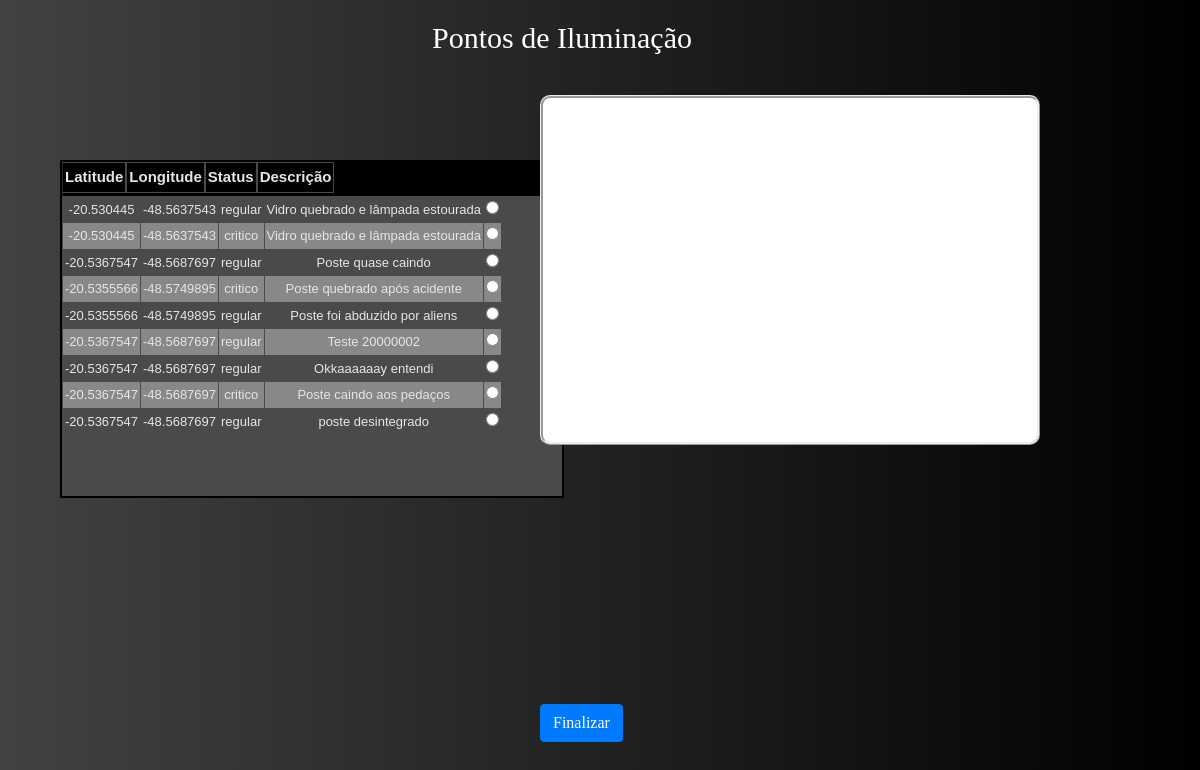
/admSide/indexAdm.php, run on the app's committed database.
### tables this page shows
CREATE TABLE `pontos` (
  `id` int(11) NOT NULL,
  `idUser` int(50) DEFAULT NULL,
  `latitude` varchar(50) DEFAULT NULL,
  `longitude` varchar(50) DEFAULT NULL,
  `status` varchar(50) DEFAULT NULL,
  `email` varchar(50) NOT NULL,
  `descricao` varchar(50) DEFAULT NULL
);

### admSide/carregaMarc.php (called while the page is built)
<?php
include ('../conexao.php');
$query = 'select latitude, longitude, status, descricao from pontos;';
$resultado = mysqli_query($conexao, $query) or die('Erro ao buscar registros');
$linha = mysqli_fetch_assoc($resultado);
$rows = mysqli_num_rows($resultado);

### admSide/indexAdm.php (the view, shortened to what this page needs)
<!DOCTYPE html>
<html>
<head>
    <link rel="stylesheet" href='css/estiloAdm.css' rel='style'>
    <link rel="stylesheet" href="https://stackpath.bootstrapcdn.com/bootstrap/4.3.1/css/bootstrap.min.css"
>
</head>
<body >
  <form action="carregaMarc.php" method="post">
  <div class="animation-area">
    <ul class="box-area">
    </ul>
  <table class="darkTable" id="tabela" name="registros" id='registrosTable' style="
    position: fixed;
    top: 20%;
    left: 5%;">
    <thead>
    <tr >
    <th>Latitude</th>
    <th>Longitude</th>
    <th>Status</th>
    <th>Descrição</th>
    </tr>
    </thead>
    <tbody>
      <?php
        include ('carregaMarc.php');
        if ($rows > 0){
          do{
      ?>
      <tr onclick='mostraLoc(this)'>
        <td id="latitudeTd"><?= $linha['latitude'] ?></td>
        <td id="longitudeTd"><?= $linha['longitude'] ?></td>
        <td id="statusTd"><?= $linha['status'] ?></td>
        <td id="descricaoTd"><?= $linha['descricao'] ?></td>
        <td id="marcTd">
          <input name="marcGroup" type="radio" id='marcRadio'  onclick="mostraLoc(this)">
        </td>
      <?php
      }while($linha = mysqli_fetch_assoc($resultado));
      }
      ?>
      </tr>
      </tbody>
      </table>
    <h1 class="tituloPagina">Pontos de Iluminação</h1>
    <div class="gmap_canvas" id="map">
    </div>
    <button type="submit" id="carregaMarc"  class="btn btn-primary mb-2">Finalizar</button>
    </div>
  </body>
</html>

### admSide/css/estiloAdm.css (style rules this page uses)
* { margin: 0; padding: 0; }
body { font-family: 'Baloo 2', cursive; }
.animation-area { background: linear-gradient(to left, #000000, #424242); width: 100%; height: 100vh; }
.box-area { position: absolute; top: 0; left: 0; width: 100%; height: 100%; overflow: hidden; }
h1 { color: white; }
table.darkTable { font-family: "Arial Black", Gadget, sans-serif; border: 2px solid #000000; background-color: #4A4A4A; width: 100px; height: 200px; text-align: center; border-collapse: collapse; }
table.darkTable td, table.darkTable th { border: 1px solid #4A4A4A; padding: 3px 2px; }
table.darkTable tbody td { font-size: 13px; color: #E6E6E6; }
table.darkTable tr:nth-child(even) { background: #888888; }
table.darkTable thead { background: #000000; border-bottom: 3px solid #000000; }
table.darkTable thead th { font-size: 15px; font-weight: bold; color: #E6E6E6; text-align: center; border-left: 2px solid #4A4A4A; }
table.darkTable thead th:first-child { border-left: none; }
.tituloPagina { position: fixed; top: 20px; left:36%; font-size: 30px; }
#carregaMarc { position: fixed; left: 45%; bottom: 50px; }
.gmap_canvas { background-color: white; position:fixed; top:95px; left:45%; border-style: ridge; border-radius: 10px; padding: 1%; width:500px; height: 350px; overflow:hidden; }

### admSide/indexAdm.php (style rules this page uses)
* { margin: 0; padding: 0; }
body { font-family: 'Baloo 2', cursive; }
.animation-area { background: linear-gradient(to left, #000000, #424242); width: 100%; height: 100vh; }
.box-area { position: absolute; top: 0; left: 0; width: 100%; height: 100%; overflow: hidden; }
h1 { color: white; }
table.darkTable { font-family: "Arial Black", Gadget, sans-serif; border: 2px solid #000000; background-color: #4A4A4A; width: 100px; height: 200px; text-align: center; border-collapse: collapse; }
table.darkTable td, table.darkTable th { border: 1px solid #4A4A4A; padding: 3px 2px; }
table.darkTable tbody td { font-size: 13px; color: #E6E6E6; }
table.darkTable tr:nth-child(even) { background: #888888; }
table.darkTable thead { background: #000000; border-bottom: 3px solid #000000; }
table.darkTable thead th { font-size: 15px; font-weight: bold; color: #E6E6E6; text-align: center; border-left: 2px solid #4A4A4A; }
table.darkTable thead th:first-child { border-left: none; }
.tituloPagina { position: fixed; top: 20px; left:36%; font-size: 30px; }
#carregaMarc { position: fixed; left: 45%; bottom: 50px; }
.gmap_canvas { background-color: white; position:fixed; top:95px; left:45%; border-style: ridge; border-radius: 10px; padding: 1%; width:500px; height: 350px; overflow:hidden; }
table,th, tr { border:solid 1px; border-collapse:collapse; }
thead,tbody { display: block; width:500px; overflow-y:auto; }
tbody { height:300px; overflow-y:auto; }

### data on the page
pontos: latitude "-20.530445", longitude "-48.5637543", status "regular", descricao "Vidro quebrado e lâmpada estourada"
pontos: latitude "-20.530445", longitude "-48.5637543", status "critico", descricao "Vidro quebrado e lâmpada estourada"
pontos: latitude "-20.5367547", longitude "-48.5687697", status "regular", descricao "Poste quase caindo"
pontos: latitude "-20.5355566", longitude "-48.5749895", status "critico", descricao "Poste quebrado após acidente"
pontos: latitude "-20.5355566", longitude "-48.5749895", status "regular", descricao "Poste foi abduzido por aliens"
pontos: latitude "-20.5367547", longitude "-48.5687697", status "regular", descricao "Teste 20000002"
pontos: latitude "-20.5367547", longitude "-48.5687697", status "regular", descricao "Okkaaaaaay entendi"
pontos: latitude "-20.5367547", longitude "-48.5687697", status "critico", descricao "Poste caindo aos pedaços"
pontos: latitude "-20.5367547", longitude "-48.5687697", status "regular", descricao "poste desintegrado"
